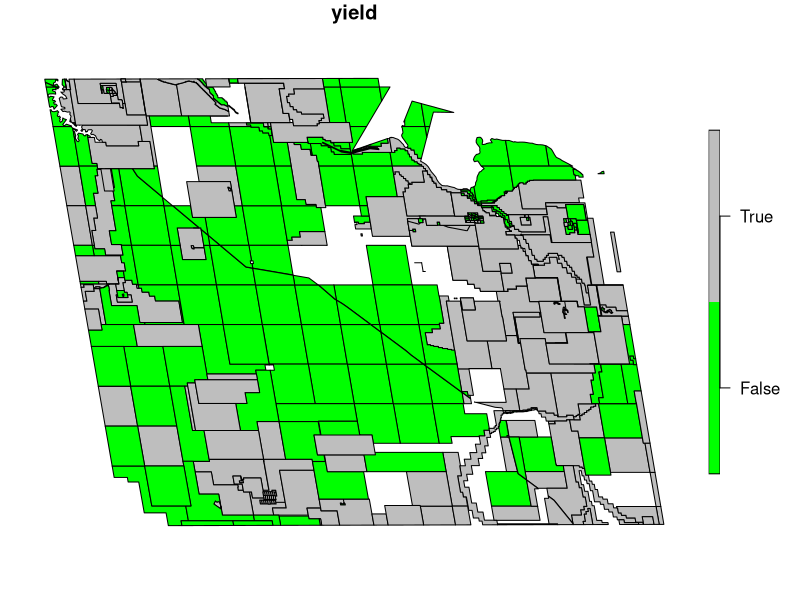
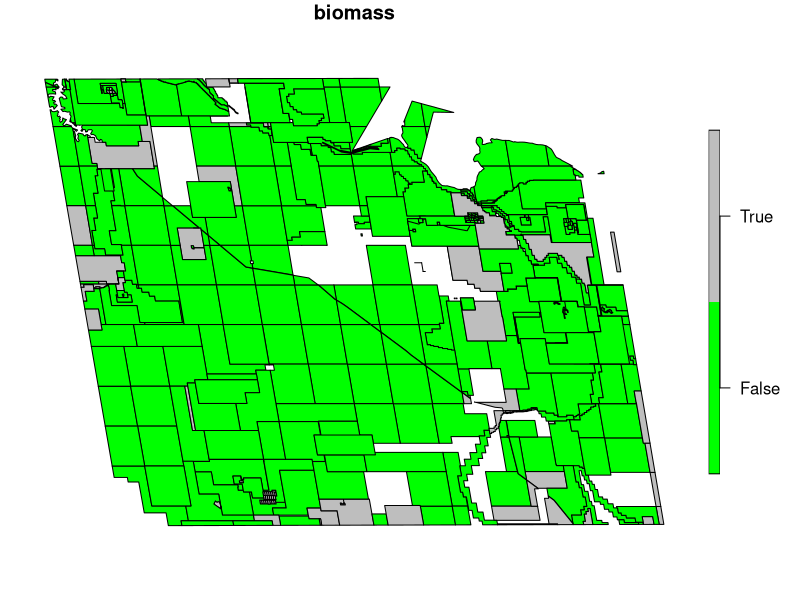
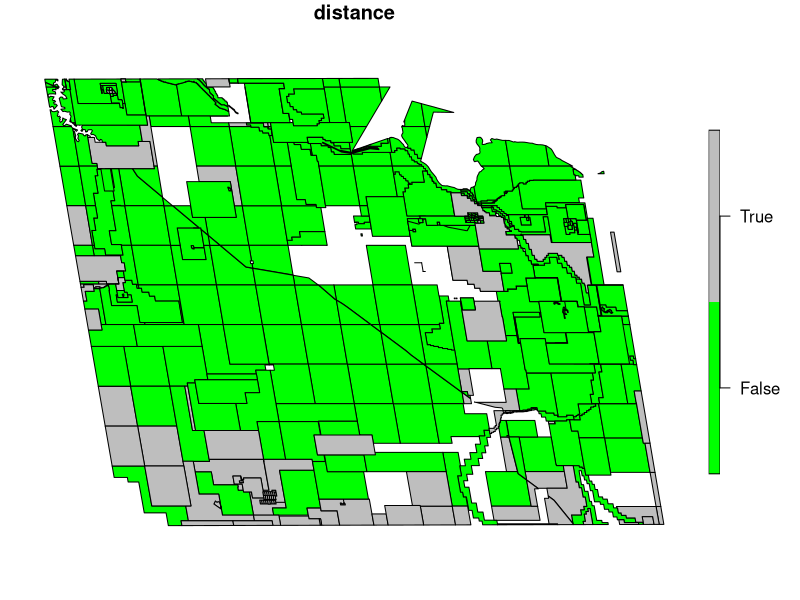

Source code (R) for these figures, in order:
setwd("/home/petra/Studium/spatopt/LandUseOptimization")
library(sf)
library(dplyr)
library(stars)

# load from /results
yield <- read.csv("./results/study1_inverseMut/result_F1_yield.csv", sep = ",")
biomass <- read.csv("./results/study1_inverseMut/result_F2_biomass.csv", sep = ",")
dist <- read.csv("./results/study1_inverseMut/result_F3_dist.csv", sep = ",")

# make into sf data frames
yield$geometry <- as.character(yield$geometry)
yield$geometry <- as.list(yield$geometry)
yield <- st_as_sf(yield)
yield <- st_zm(yield, drop = TRUE)

biomass$geometry <- as.character(biomass$geometry)
biomass$geometry <- as.list(biomass$geometry)
biomass <- st_as_sf(biomass)
biomass <- st_zm(biomass, drop = TRUE)

dist$geometry <- as.character(dist$geometry)
dist$geometry <- as.list(dist$geometry)
dist <- st_as_sf(dist)
dist <- st_zm(dist, drop = TRUE)

# plot
plot(yield["mining"], pal = c("green", "grey"), main="yield")
plot(biomass["mining"], pal = c("green", "grey"), main="biomass")
plot(dist["mining"], pal = c("green", "grey"), main="distance")

write_sf(yield, "./results/study1_inverseMut/best_yield.shp")
write_sf(biomass, "./results/study1_inverseMut/best_bio.shp")
write_sf(dist, "./results/study1_inverseMut/best_dist.shp")
